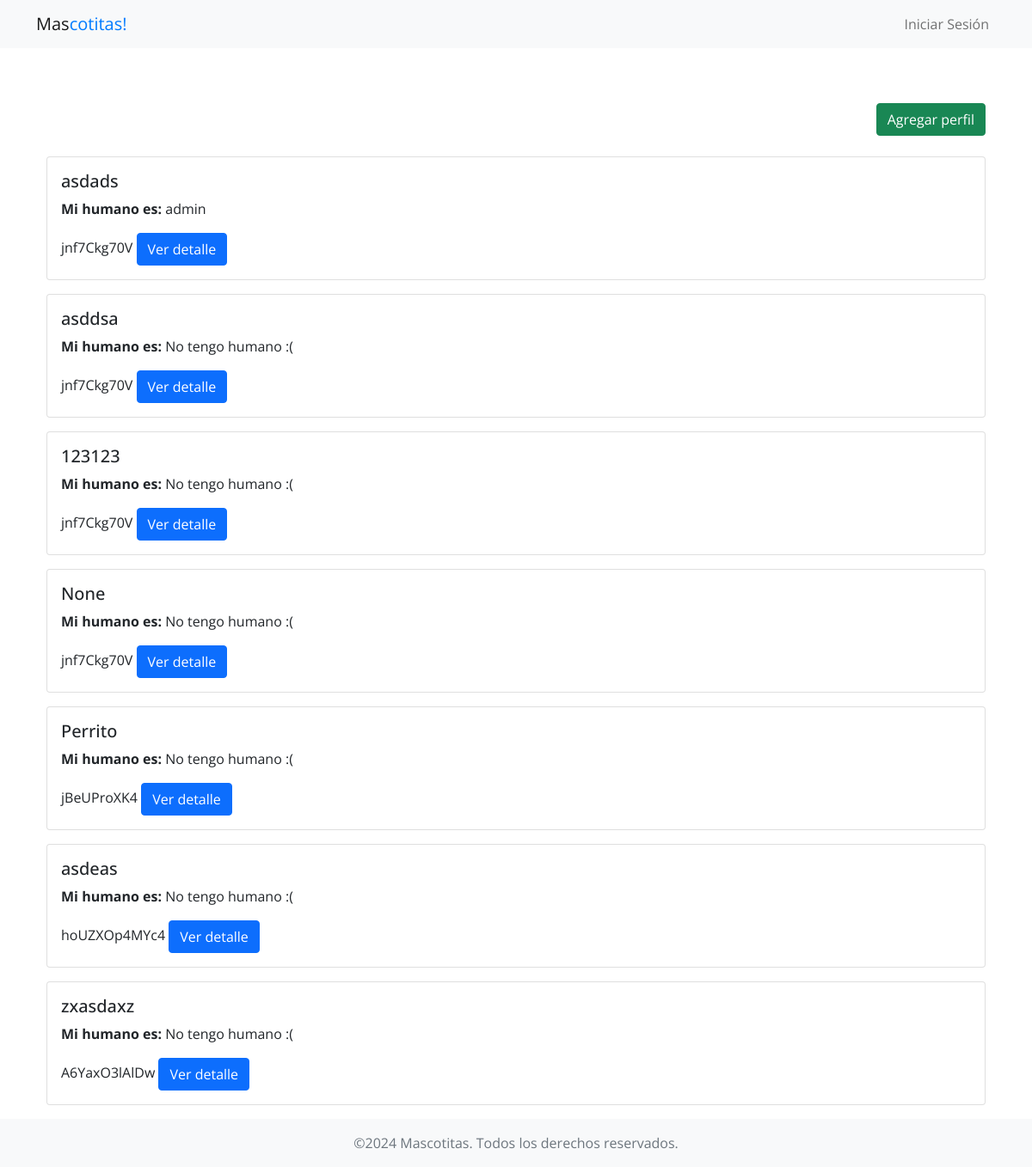
Screenshot of /perfiles/ with the database file from the repository.
### perfiles/models.py (models this page shows, shortened)
class Perfil(models.Model):
    id = models.UUIDField(primary_key=True, default=uuid.uuid4, editable=False)
    nombre = models.CharField(max_length = 200, blank=False, null=True)
    numero_de_telefono = models.CharField(
        max_length = 50,
        blank=True,
        null=True,
        help_text="Este número podría servir para contactar a su humano en caso de que se extravíe."
    )
    fecha_de_nacimiento = models.DateField(null=True, blank=True)
    ubicacion = models.CharField(max_length=255, blank=True)
    biografia = models.TextField(max_length=500, blank=True)
    fecha_de_creacion = models.DateField(auto_now_add=True, db_index=True, blank=True, null=True)
    humano = models.ForeignKey(User, on_delete = models.CASCADE, blank=True, null=True)
    codigo_de_activacion = models.CharField(max_length=10, default=generate_random_string)

### users/models.py (models this page shows)
class User(AbstractUser):
    id = models.UUIDField(primary_key=True, default=uuid.uuid4, editable=False)
    ubicacion = models.CharField(max_length=255, blank=True)
    numero_de_telefono = models.CharField(max_length = 50, blank=True, null=True)
    fecha_de_nacimiento = models.DateField(null=True, blank=True)

### perfiles/views.py (the view)
# urls.py: path('', PerfilListView.as_view(), name='perfil-list'),
class PerfilListView(StrongholdPublicMixin, ListView):
    model = Perfil
    context_object_name = 'perfiles'

### perfiles/templates/perfiles/perfil_list.html
{% extends 'base.html' %}
{% load static %}
{% block content_wrapper %}
<div class="container mt-4">
    <div class="d-flex justify-content-end mb-4">
        <a href="{% url 'perfiles:perfil-create' %}" class="btn btn-success">Agregar perfil</a>
    </div>
    {% for perfil in perfiles %}
        {% include "perfiles/perfil_card.html" %}
    {% empty %}
        <p class="text-center">No hay perfiles disponibles.</p>
    {% endfor %}
</div>
{% endblock %}

### perfiles/templates/perfiles/perfil_card.html
<div class="card mb-3">
    <div class="card-body">
        <h5 class="card-title font-weight-bold">{{ perfil.nombre }}</h5>
        <p class="card-text">
            <strong>Mi humano es:</strong> {{ perfil.humano|default:'No tengo humano :(' }}
        </p>
        {{ perfil.codigo_de_activacion }}
        <a href="{% url 'perfiles:perfil-detail' perfil.pk %}" class="btn btn-primary">Ver detalle</a>
    </div>
</div>

### mascotitas/static/css/custom.css (style rules this page uses)
body { font-family: 'Open Sans', sans-serif; }

### rows the page displays
Perfil: nombre "asdads", humano "admin", codigo_de_activacion "jnf7Ckg70V"
Perfil: nombre "asddsa", humano "No tengo humano :(", codigo_de_activacion "jnf7Ckg70V"
Perfil: nombre "123123", humano "No tengo humano :(", codigo_de_activacion "jnf7Ckg70V"
Perfil: nombre "None", humano "No tengo humano :(", codigo_de_activacion "jnf7Ckg70V"
Perfil: nombre "Perrito", humano "No tengo humano :(", codigo_de_activacion "jBeUProXK4"
Perfil: nombre "asdeas", humano "No tengo humano :(", codigo_de_activacion "hoUZXOp4MYc4"
Perfil: nombre "zxasdaxz", humano "No tengo humano :(", codigo_de_activacion "A6YaxO3lAlDw"
